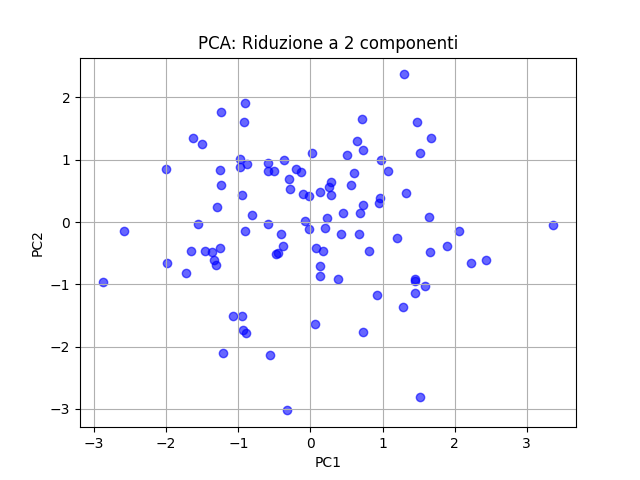

Reproduce this figure in Python.
# 📦 Importa le librerie
import numpy as np
import matplotlib.pyplot as plt
from sklearn.decomposition import PCA
from sklearn.preprocessing import StandardScaler

# 📊 Dataset sintetico: 100 esempi, 5 feature
rng = np.random.default_rng(42)
X = rng.normal(0, 1, size=(100, 5))

# ⚖️ Scaling: PCA è sensibile alla scala
scaler = StandardScaler()
X_scaled = scaler.fit_transform(X)

# 🧠 PCA: riduci a 2 componenti
pca = PCA(n_components=2)
X_reduced = pca.fit_transform(X_scaled)

# 📈 Visualizza i dati ridotti
plt.scatter(X_reduced[:, 0], X_reduced[:, 1], c='blue', alpha=0.6)
plt.xlabel("PC1")
plt.ylabel("PC2")
plt.title("PCA: Riduzione a 2 componenti")
plt.grid(True)
plt.show()

# 📊 Varianza spiegata
explained = pca.explained_variance_ratio_
print(f"Varianza spiegata: {explained}")
print(f"Totale mantenuto: {explained.sum()*100:.2f}%")
